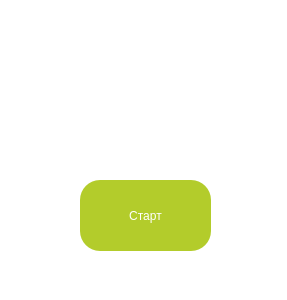
<?xml version="1.0" encoding="UTF-8"?>
<ui version="4.0">
 <class>Dialog</class>
 <widget class="QDialog" name="Dialog">
  <property name="geometry">
   <rect>
    <x>0</x>
    <y>0</y>
    <width>287</width>
    <height>300</height>
   </rect>
  </property>
  <property name="windowTitle">
   <string>Dialog</string>
  </property>
  <property name="styleSheet">
   <string notr="true">background-color: rgb(255, 255, 255);</string>
  </property>
  <widget class="QPushButton" name="pushButton">
   <property name="geometry">
    <rect>
     <x>80</x>
     <y>180</y>
     <width>131</width>
     <height>71</height>
    </rect>
   </property>
   <property name="styleSheet">
    <string notr="true">background-color: rgb(179, 204, 43);
color: rgb(255, 255, 255);
font: 20pt &quot;Consolas&quot;;
border-radius: 20px;</string>
   </property>
   <property name="text">
    <string>Старт</string>
   </property>
  </widget>
  <widget class="QLabel" name="label">
   <property name="geometry">
    <rect>
     <x>50</x>
     <y>-50</y>
     <width>511</width>
     <height>141</height>
    </rect>
   </property>
   <property name="minimumSize">
    <size>
     <width>511</width>
     <height>141</height>
    </size>
   </property>
   <property name="toolTip">
    <string>&lt;html&gt;&lt;head/&gt;&lt;body&gt;&lt;p&gt;file:///C:/Users/Мама/Downloads/download1.jpg&lt;/p&gt;&lt;/body&gt;&lt;/html&gt;</string>
   </property>
   <property name="text">
    <string/>
   </property>
   <property name="pixmap">
    <pixmap resource="C:/Users/Мама/OneDrive/Рабочий стол/ii.qrc">:/newPrefix/download1_180x120.jpg</pixmap>
   </property>
  </widget>
  <widget class="QLabel" name="label_3">
   <property name="geometry">
    <rect>
     <x>80</x>
     <y>90</y>
     <width>131</width>
     <height>81</height>
    </rect>
   </property>
   <property name="styleSheet">
    <string notr="true">font: 75pt &quot;Consolas&quot;;
color: rgb(156, 188, 4);
</string>
   </property>
   <property name="text">
    <string/>
   </property>
  </widget>
 </widget>
 <resources>
  <include location="ii.qrc"/>
  <include location="C:/Users/Мама/OneDrive/Рабочий стол/ii.qrc"/>
 </resources>
 <connections/>
</ui>
